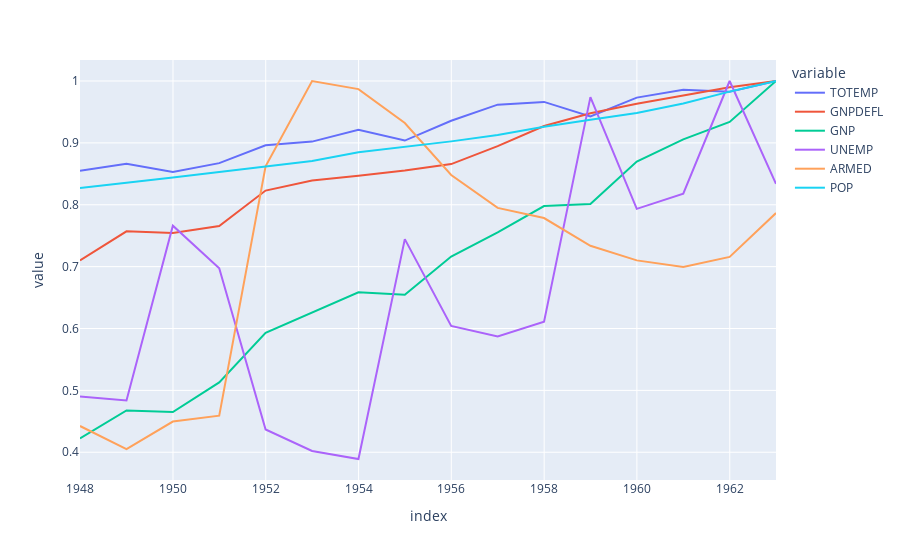

Notebook cell for this chart:
### Code cell
px.line(dfNormalized)

### Figure 1 — Plotly figure (JSON) as saved in the notebook; plotly's stock layout.template omitted (floating-point values rounded to 4 significant figures)
{"data": [{"hovertemplate": "variable=TOTEMP<br>index=%{x}<br>value=%{y}<extra></extra>", "legendgroup": "TOTEMP", "line": {"color": "#636efa", "dash": "solid"}, "marker": {"symbol": "circle"}, "mode": "lines", "name": "TOTEMP", "orientation": "v", "showlegend": true, "type": "scatter", "x": ["1947-12-31T00:00:00", "1948-12-31T00:00:00", "1949-12-31T00:00:00", "1950-12-31T00:00:00", "1951-12-31T00:00:00", "1952-12-31T00:00:00", "1953-12-31T00:00:00", "1954-12-31T00:00:00", "1955-12-31T00:00:00", "1956-12-31T00:00:00", "1957-12-31T00:00:00", "1958-12-31T00:00:00", "1959-12-31T00:00:00", "1960-12-31T00:00:00", "1961-12-31T00:00:00", "1962-12-31T00:00:00"], "xaxis": "x", "y": [0.855, 0.8664, 0.8529, 0.8673, 0.8961, 0.902, 0.9212, 0.9038, 0.9358, 0.9618, 0.9662, 0.9428, 0.9731, 0.986, 0.9827, 1], "yaxis": "y"}, {"hovertemplate": "variable=GNPDEFL<br>index=%{x}<br>value=%{y}<extra></extra>", "legendgroup": "GNPDEFL", "line": {"color": "#EF553B", "dash": "solid"}, "marker": {"symbol": "circle"}, "mode": "lines", "name": "GNPDEFL", "orientation": "v", "showlegend": true, "type": "scatter", "x": ["1947-12-31T00:00:00", "1948-12-31T00:00:00", "1949-12-31T00:00:00", "1950-12-31T00:00:00", "1951-12-31T00:00:00", "1952-12-31T00:00:00", "1953-12-31T00:00:00", "1954-12-31T00:00:00", "1955-12-31T00:00:00", "1956-12-31T00:00:00", "1957-12-31T00:00:00", "1958-12-31T00:00:00", "1959-12-31T00:00:00", "1960-12-31T00:00:00", "1961-12-31T00:00:00", "1962-12-31T00:00:00"], "xaxis": "x", "y": [0.71, 0.7571, 0.7545, 0.7656, 0.8229, 0.8392, 0.8469, 0.8554, 0.8657, 0.8948, 0.9273, 0.9478, 0.9632, 0.9769, 0.9897, 1], "yaxis": "y"}, {"hovertemplate": "variable=GNP<br>index=%{x}<br>value=%{y}<extra></extra>", "legendgroup": "GNP", "line": {"color": "#00cc96", "dash": "solid"}, "marker": {"symbol": "circle"}, "mode": "lines", "name": "GNP", "orientation": "v", "showlegend": true, "type": "scatter", "x": ["1947-12-31T00:00:00", "1948-12-31T00:00:00", "1949-12-31T00:00:00", "1950-12-31T00:00:00", "1951-12-31T00:00:00", "1952-12-31T00:00:00", "1953-12-31T00:00:00", "1954-12-31T00:00:00", "1955-12-31T00:00:00", "1956-12-31T00:00:00", "1957-12-31T00:00:00", "1958-12-31T00:00:00", "1959-12-31T00:00:00", "1960-12-31T00:00:00", "1961-12-31T00:00:00", "1962-12-31T00:00:00"], "xaxis": "x", "y": [0.4222, 0.4675, 0.4651, 0.5129, 0.5929, 0.6253, 0.6585, 0.6544, 0.7163, 0.7554, 0.7979, 0.8011, 0.8699, 0.9058, 0.9338, 1], "yaxis": "y"}, {"hovertemplate": "variable=UNEMP<br>index=%{x}<br>value=%{y}<extra></extra>", "legendgroup": "UNEMP", "line": {"color": "#ab63fa", "dash": "solid"}, "marker": {"symbol": "circle"}, "mode": "lines", "name": "UNEMP", "orientation": "v", "showlegend": true, "type": "scatter", "x": ["1947-12-31T00:00:00", "1948-12-31T00:00:00", "1949-12-31T00:00:00", "1950-12-31T00:00:00", "1951-12-31T00:00:00", "1952-12-31T00:00:00", "1953-12-31T00:00:00", "1954-12-31T00:00:00", "1955-12-31T00:00:00", "1956-12-31T00:00:00", "1957-12-31T00:00:00", "1958-12-31T00:00:00", "1959-12-31T00:00:00", "1960-12-31T00:00:00", "1961-12-31T00:00:00", "1962-12-31T00:00:00"], "xaxis": "x", "y": [0.4902, 0.4838, 0.7661, 0.6973, 0.4367, 0.402, 0.3891, 0.7445, 0.6042, 0.5872, 0.6109, 0.974, 0.7934, 0.8179, 1, 0.8337], "yaxis": "y"}, {"hovertemplate": "variable=ARMED<br>index=%{x}<br>value=%{y}<extra></extra>", "legendgroup": "ARMED", "line": {"color": "#FFA15A", "dash": "solid"}, "marker": {"symbol": "circle"}, "mode": "lines", "name": "ARMED", "orientation": "v", "showlegend": true, "type": "scatter", "x": ["1947-12-31T00:00:00", "1948-12-31T00:00:00", "1949-12-31T00:00:00", "1950-12-31T00:00:00", "1951-12-31T00:00:00", "1952-12-31T00:00:00", "1953-12-31T00:00:00", "1954-12-31T00:00:00", "1955-12-31T00:00:00", "1956-12-31T00:00:00", "1957-12-31T00:00:00", "1958-12-31T00:00:00", "1959-12-31T00:00:00", "1960-12-31T00:00:00", "1961-12-31T00:00:00", "1962-12-31T00:00:00"], "xaxis": "x", "y": [0.4424, 0.4051, 0.4496, 0.4591, 0.8623, 1, 0.9869, 0.9321, 0.8481, 0.7949, 0.7785, 0.7337, 0.7101, 0.6995, 0.7156, 0.7866], "yaxis": "y"}, {"hovertemplate": "variable=POP<br>index=%{x}<br>value=%{y}<extra></extra>", "legendgroup": "POP", "line": {"color": "#19d3f3", "dash": "solid"}, "marker": {"symbol": "circle"}, "mode": "lines", "name": "POP", "orientation": "v", "showlegend": true, "type": "scatter", "x": ["1947-12-31T00:00:00", "1948-12-31T00:00:00", "1949-12-31T00:00:00", "1950-12-31T00:00:00", "1951-12-31T00:00:00", "1952-12-31T00:00:00", "1953-12-31T00:00:00", "1954-12-31T00:00:00", "1955-12-31T00:00:00", "1956-12-31T00:00:00", "1957-12-31T00:00:00", "1958-12-31T00:00:00", "1959-12-31T00:00:00", "1960-12-31T00:00:00", "1961-12-31T00:00:00", "1962-12-31T00:00:00"], "xaxis": "x", "y": [0.8272, 0.8351, 0.8439, 0.8528, 0.8616, 0.8708, 0.8848, 0.8934, 0.9024, 0.9128, 0.9259, 0.9375, 0.9484, 0.9638, 0.9829, 1], "yaxis": "y"}], "layout": {"legend": {"title": {"text": "variable"}, "tracegroupgap": 0}, "margin": {"t": 60}, "xaxis": {"anchor": "y", "domain": [0, 1], "title": {"text": "index"}}, "yaxis": {"anchor": "x", "domain": [0, 1], "title": {"text": "value"}}}}
